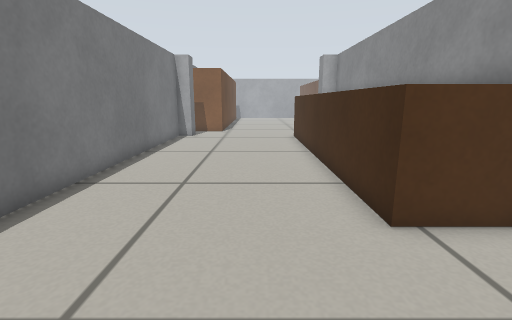
[1] (above)

16 first-person views from a walk through a Gazebo world. The camera is 0.45 m above the floor, tilts 12° down and sees 85° across. The floor is counted in squares, 0.2 m on a side. Each view is taken from the middle of a square. On the plan, view 1 faces up. The plan holds only what a view shows up to about 17 squares ahead; the rest is blank.

[2]
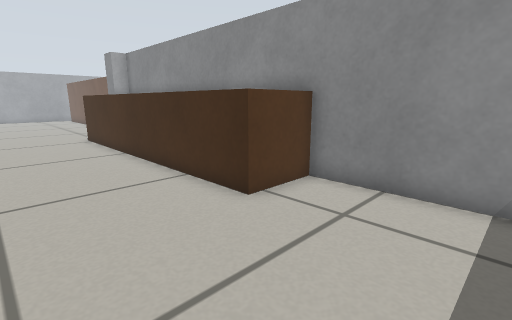

[3]
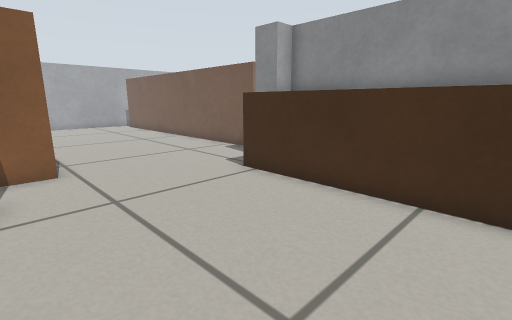

[4]
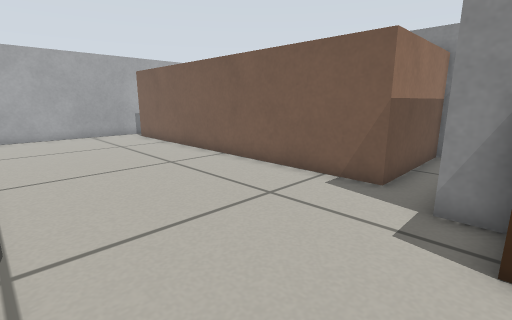

[5]
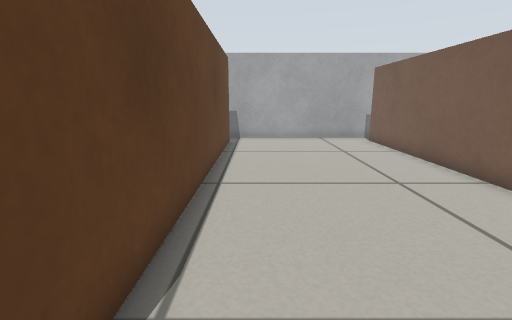

[6]
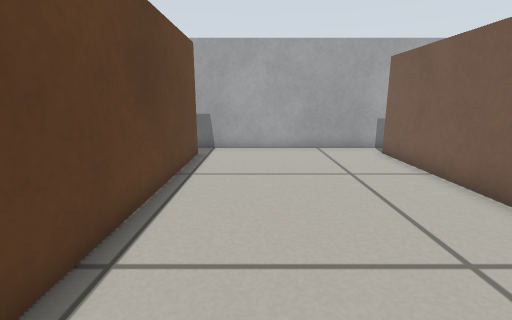

[7]
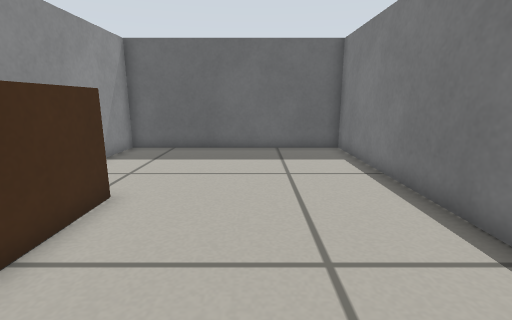

[8]
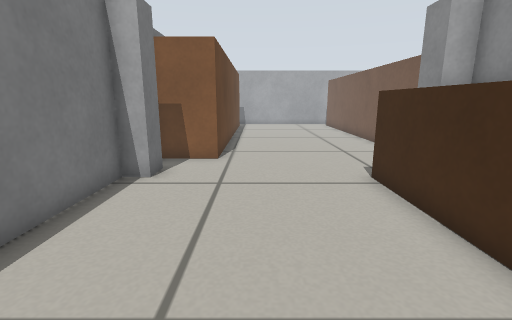

[9]
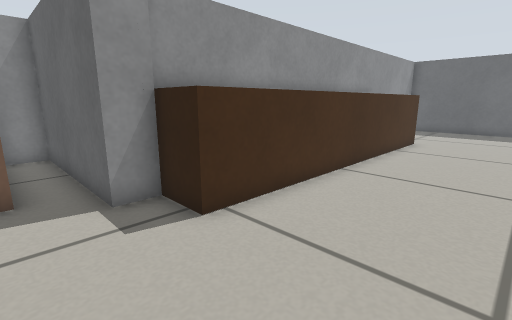

[10]
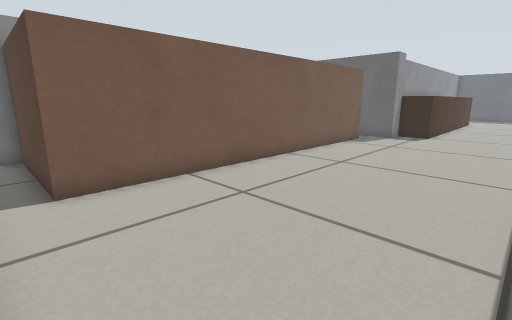

[11]
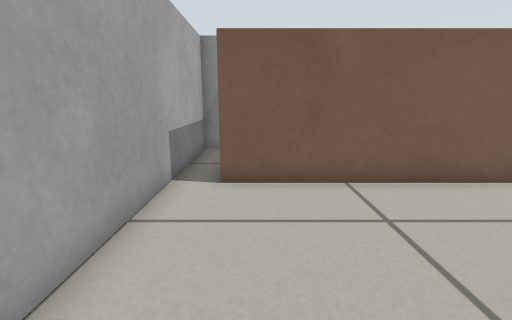

[12]
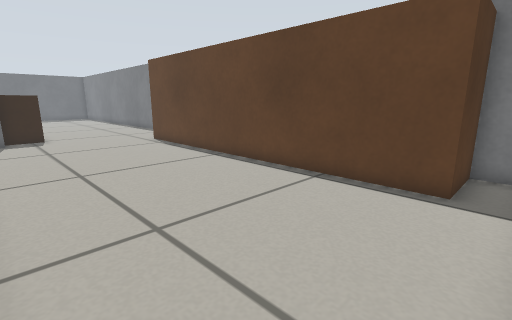

[13]
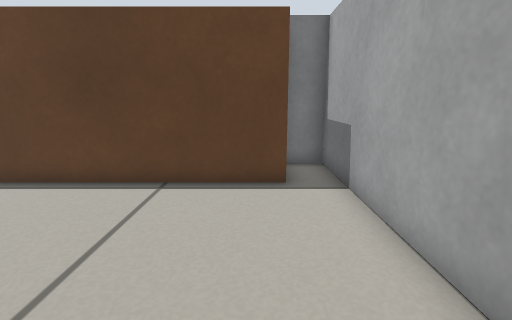

[14]
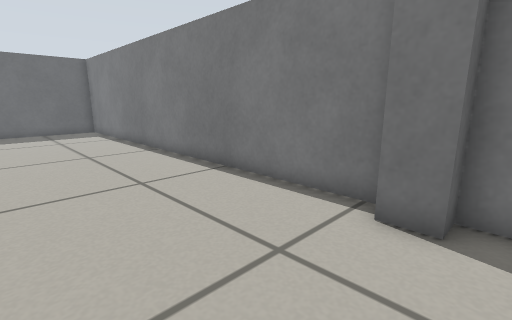

[15]
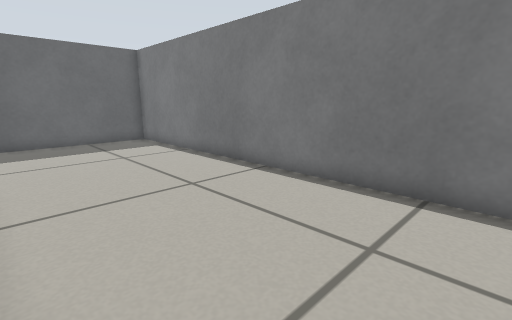

[16]
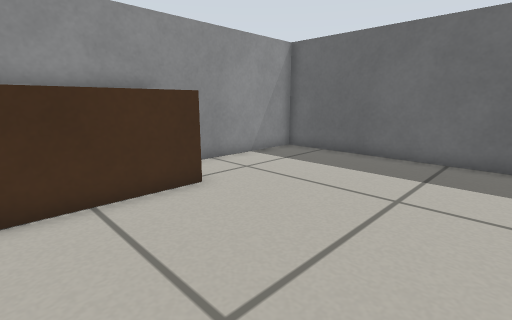

### Floor plan
Key: @ floor where view 1 was taken; # wall or solid block; . floor; B brown box.
Columns run from 5 left of view 1 to 11 right of it. Each row starts with its distance up from view 1.
 38 #################
 37 #...............#
 36 ###........BBBBB#
 35   #........B
 34   #........B
 33   #........B
 32   #........B
 31   #........B
 30   #........B
 29   #........B
 28   #........B
 27   #........B
 26   #........B
 25   #........B
 24   #........B
 23   #........B
 22   #........B
 21 ###........BBBBB#
 20 #...............#
 19 ##.......########
 18 ##......BB#
 17 #.......B #
 16 #.......B #
 15 #.......B #
 14 #.......B #
 13 #.......B #
 12 #.......B #
 11 #.......B #
 10 #.......B #
  9 #.......B #
  8 #.......B #
  7 #.......B #
  6 #.......B #
  5 #.......BB#
  4 #.........#
  3 #.........#
  2 #.........#
  1 #.........#
  0 #....@....#
 -1 #.........#
 -2 #.........#
 -3 ###########

Where each view was taken, in squares from view 1:
view 1: 0 up, 0 right, facing up
view 2: 0 up, 2 left, facing up-right
view 3: 11 up, 4 left, facing up-right
view 4: 18 up, 2 left, facing up-right
view 5: 20 up, 1 left, facing up
view 6: 24 up, 0 right, facing up
view 7: 11 up, 1 left, facing down
view 8: 10 up, 1 left, facing up
view 9: 21 up, 2 left, facing down-right
view 10: 37 up, 2 left, facing down-right
view 11: 35 up, 2 left, facing right
view 12: 37 up, 5 right, facing down-left
view 13: 35 up, 5 right, facing left
view 14: 20 up, 1 right, facing down-left
view 15: 14 up, 2 right, facing down-left
view 16: 9 up, 4 left, facing down-right
